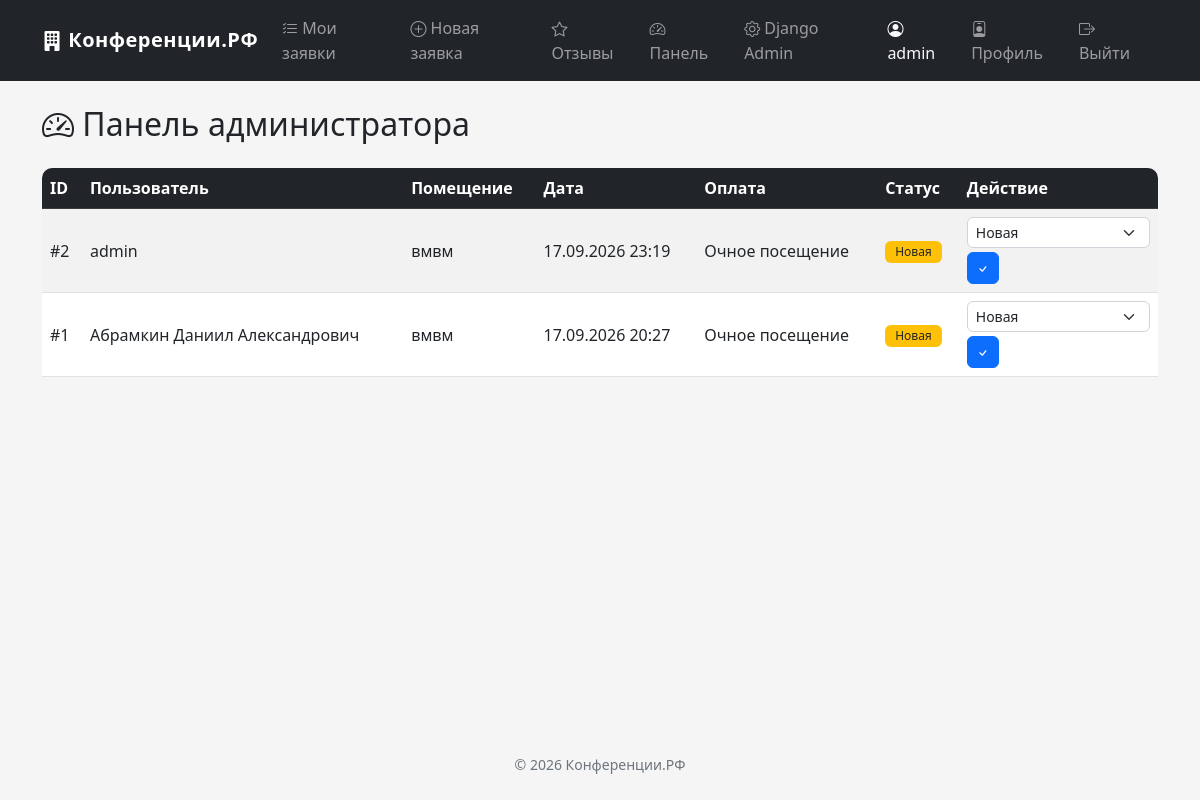
The page /bookings/admin/ (signed in) on the database its author committed.
### users/models.py (models this page shows, shortened)
class CustomUser(AbstractUser):
    username = models.CharField(
        max_length=150,
        unique=True,
        verbose_name='Логин',
        help_text='Только латиница и цифры, не менее 6 символов'
    )
    password = models.CharField(max_length=128, verbose_name='Пароль')
    full_name = models.CharField(
        max_length=255,
        verbose_name='ФИО',
        validators=[validate_cyrillic],
        blank=True,
    )
    phone = models.CharField(
        max_length=20,
        verbose_name='Телефон',
        validators=[validate_phone],
        blank=True,
    )
    email = models.EmailField(max_length=254, verbose_name='Электронная почта')
    is_admin = models.BooleanField(default=False, verbose_name='Администратор')
    is_moderator = models.BooleanField(default=False, verbose_name='Модератор')
    groups = models.ManyToManyField(
        'auth.Group',
        related_name='customuser_set',
        blank=True,
        verbose_name='groups',
        help_text='The groups this user belongs to.'
    )
    user_permissions = models.ManyToManyField(
        'auth.Permission',
        related_name='customuser_set',
        blank=True,
        verbose_name='user permissions',
        help_text='Specific permissions for this user.'
    )
    class Meta:
        verbose_name = 'Пользователь'
        verbose_name_plural = 'Пользователи'

### bookings/models.py (models this page shows, shortened)
class Booking(models.Model):
    STATUS_CHOICES = [
        ('new', 'Новая'),
        ('scheduled', 'Мероприятие назначено'),
        ('completed', 'Завершено'),
    ]
    PAYMENT_CHOICES = [
        ('offline', 'Очное посещение'),
        ('sbp', 'Перевод по системе СБП'),
    ]
    user = models.ForeignKey(
        CustomUser,
        on_delete=models.CASCADE,
        related_name='bookings',
        verbose_name='Пользователь'
    )
    room_name = models.CharField(max_length=255, verbose_name='Название помещения')
    conference_date = models.DateTimeField(verbose_name='Дата и время начала конференции')
    payment_method = models.CharField(
        max_length=20,
        choices=PAYMENT_CHOICES,
        verbose_name='Способ оплаты'
    )
    status = models.CharField(
        max_length=20,
        choices=STATUS_CHOICES,
        default='new',
        verbose_name='Статус'
    )
    description = models.TextField(blank=True, verbose_name='Описание')
    created_at = models.DateTimeField(auto_now_add=True, verbose_name='Дата создания')
    updated_at = models.DateTimeField(auto_now=True, verbose_name='Дата обновления')
    class Meta:
        verbose_name = 'Бронирование'
        verbose_name_plural = 'Бронирования'
        ordering = ['-created_at']

### bookings/views.py (the view, shortened to what this page needs)
# urls.py: path('admin/', views.AdminDashboardView.as_view(), name='admin_dashboard'),
class AdminDashboardView(LoginRequiredMixin, UserPassesTestMixin, ListView):
    model = Booking
    template_name = 'bookings/admin_dashboard.html'
    context_object_name = 'bookings'
    paginate_by = 20
    def test_func(self):
        u = self.request.user
        return u.is_admin or u.is_moderator or u.is_superuser or u.username == 'Conf2027'
    def get_queryset(self):
        return Booking.objects.all().order_by('-created_at')

### bookings/templates/bookings/admin_dashboard.html (shortened to what this page needs)
{% extends 'base.html' %}
{% block content %}
<h2><i class="bi bi-speedometer2"></i> Панель администратора</h2>
{% if bookings %}
    <div class="table-responsive mt-4">
        <table class="table table-striped align-middle">
            <thead class="table-dark">
                <tr>
                    <th>ID</th>
                    <th>Пользователь</th>
                    <th>Помещение</th>
                    <th>Дата</th>
                    <th>Оплата</th>
                    <th>Статус</th>
                    <th>Действие</th>
                </tr>
            </thead>
            <tbody>
                {% for booking in bookings %}
                    <tr>
                        <td>#{{ booking.id }}</td>
                        <td>{{ booking.user.full_name|default:booking.user.username }}</td>
                        <td>{{ booking.room_name }}</td>
                        <td>{{ booking.conference_date|date:"d.m.Y H:i" }}</td>
                        <td>{{ booking.get_payment_method_display }}</td>
                        <td>
                            <span class="badge bg-{% if booking.status == 'new' %}warning text-dark{% elif booking.status == 'scheduled' %}success{% else %}secondary{% endif %}">
                                {{ booking.get_status_display }}
                            </span>
                        </td>
                        <td>
                            {% if booking.status != 'completed' %}
                                <form method="post" class="d-flex gap-1 flex-wrap">
                                    <select name="status" class="form-select form-select-sm" style="max-width: 200px;">
                                        <option value="new" {% if booking.status == 'new' %}selected{% endif %}>Новая</option>
                                    </select>
                                    <button type="submit" class="btn btn-sm btn-primary">
                                        <i class="bi bi-check"></i>
                                    </button>
                                </form>
                            {% else %}
                                <span class="text-muted"><i class="bi bi-check2-all"></i> Завершено</span>
                            {% endif %}
                        </td>
                    </tr>
                {% endfor %}
            </tbody>
        </table>
    </div>
{% else %}
    <div class="alert alert-info mt-4"><i class="bi bi-info-circle"></i> Нет заявок для просмотра</div>
{% endif %}
{% endblock %}

### users/templates/base.html (shortened to what this page needs)
<!DOCTYPE html>
<html lang="ru">
<head>
    <link rel="stylesheet" href="https://cdn.jsdelivr.net/npm/bootstrap@5.2.3/dist/css/bootstrap.min.css">
    <link rel="stylesheet" href="https://cdn.jsdelivr.net/npm/bootstrap-icons@1.11.3/font/bootstrap-icons.min.css">
    {% load static %}
    <link rel="stylesheet" href="{% static 'css/style.css' %}">
</head>
<body>
<nav class="navbar navbar-expand-lg navbar-dark bg-dark sticky-top">
    <div class="container">
        <a class="navbar-brand" href="{% url 'bookings:booking_list' %}">
            <i class="bi bi-building-fill"></i> Конференции.РФ
        </a>
        <div class="collapse navbar-collapse" id="navbarNav">
            <ul class="navbar-nav me-auto">
                {% if user.is_authenticated %}
                    <li class="nav-item">
                        <a class="nav-link" href="{% url 'bookings:booking_list' %}">
                            <i class="bi bi-list-check"></i> Мои заявки
                        </a>
                    </li>
                    <li class="nav-item">
                        <a class="nav-link" href="{% url 'bookings:booking_form' %}">
                            <i class="bi bi-plus-circle"></i> Новая заявка
                        </a>
                    </li>
                    <li class="nav-item">
                        <a class="nav-link" href="{% url 'bookings:review_list' %}">
                            <i class="bi bi-star"></i> Отзывы
                        </a>
                    </li>
                    {% if user.is_admin or user.is_moderator or user.is_superuser %}
                        <li class="nav-item">
                            <a class="nav-link" href="{% url 'bookings:admin_dashboard' %}">
                                <i class="bi bi-speedometer2"></i> Панель
                            </a>
                        </li>
                        <li class="nav-item">
                            <a class="nav-link" href="/admin/">
                                <i class="bi bi-gear"></i> Django Admin
                            </a>
                        </li>
                    {% endif %}
                {% endif %}
            </ul>
            <ul class="navbar-nav">
                {% if user.is_authenticated %}
                    <li class="nav-item">
                        <span class="nav-link text-light">
                            <i class="bi bi-person-circle"></i> {{ user.username }}
                        </span>
                    </li>
                    <li class="nav-item">
                        <a class="nav-link" href="{% url 'users:profile' %}">
                            <i class="bi bi-person-badge"></i> Профиль
                        </a>
                    </li>
                    <li class="nav-item">
                        <a class="nav-link" href="{% url 'users:logout' %}">
                            <i class="bi bi-box-arrow-right"></i> Выйти
                        </a>
                    </li>
                {% endif %}
            </ul>
        </div>
    </div>
</nav>
<div class="container mt-4">
    {% block content %}{% endblock %}
</div>
<footer class="text-center text-muted py-4 mt-5">
    <small>&copy; 2026 Конференции.РФ</small>
</footer>
</body>
</html>

### static/css/style.css (style rules this page uses)
:root { --brand-dark: #2c3e50; --brand-accent: #ff8c42; }
body { background-color: #f5f5f5; min-height: 100vh; display: flex; flex-direction: column; }
.container { flex: 1 0 auto; }
footer { flex-shrink: 0; }
.navbar-brand { font-weight: bold; letter-spacing: 0.5px; }
.btn { border-radius: 6px; transition: transform 0.1s ease; }
.form-control, .form-select { border-radius: 6px; }
.badge { padding: 5px 10px; font-weight: 500; }
.bi { vertical-align: -1px; }
.table-responsive { border-radius: 10px; overflow: hidden; }
table { background-color: white; margin-bottom: 0; }

### rows shown on the page
CustomUser: username "admin"
Booking: id "2", user.full_name "admin", room_name "вмвм", conference_date "17.09.2026 23:19", payment_method "Очное посещение", status "Новая"
Booking: id "1", user.full_name "Абрамкин Даниил Александрович", room_name "вмвм", conference_date "17.09.2026 20:27", payment_method "Очное посещение", status "Новая"
